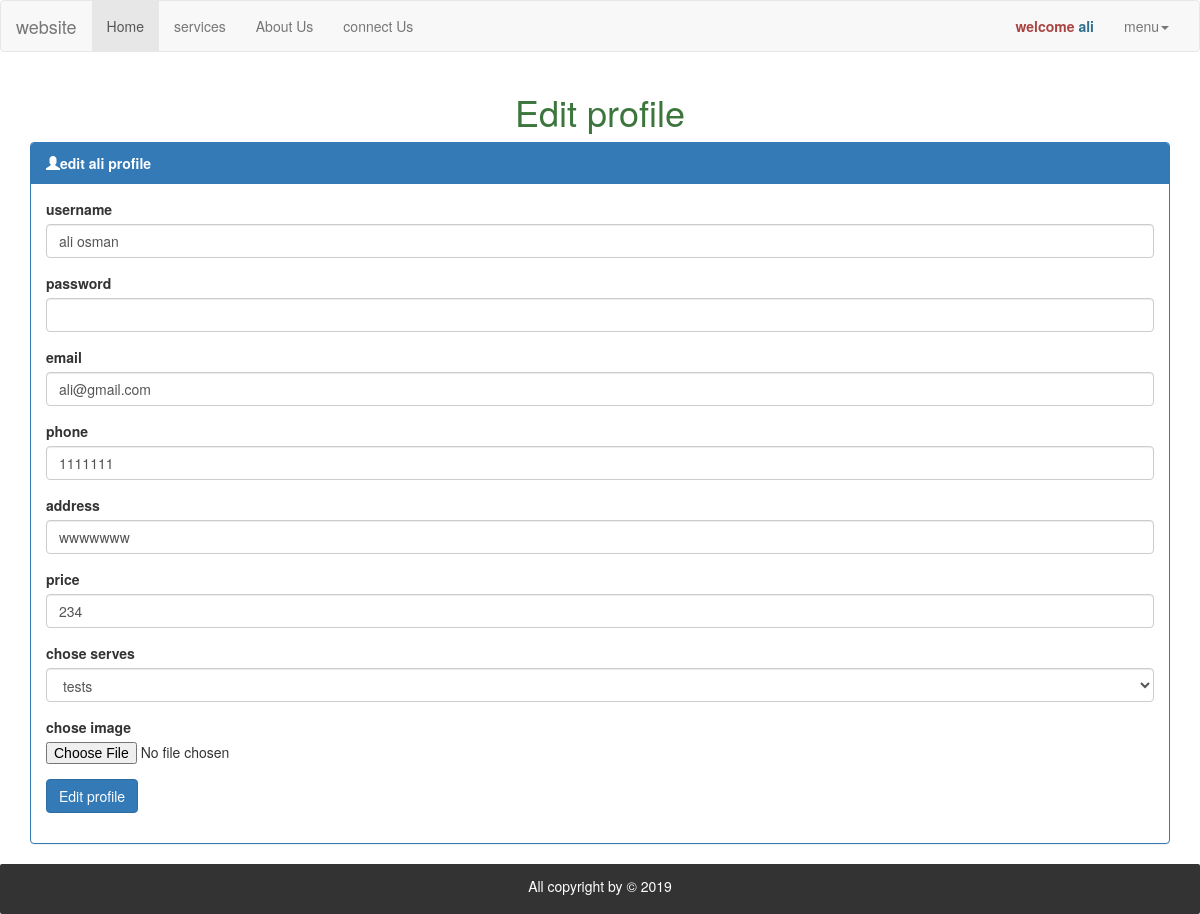
Page /edit_admin.php (signed in) on the committed database.
### tables this page shows
CREATE TABLE `members` (
  `me_id` int(11) NOT NULL,
  `name` varchar(250) NOT NULL,
  `emali` varchar(250) NOT NULL,
  `serv_id` int(11) NOT NULL,
  `phone` varchar(100) NOT NULL,
  `address` varchar(100) NOT NULL,
  `create_at` timestamp NOT NULL DEFAULT CURRENT_TIMESTAMP ON UPDATE CURRENT_TIMESTAMP,
  `password` varchar(100) NOT NULL,
  `price` double NOT NULL,
  `img` varchar(250) NOT NULL,
  `status` tinyint(4) NOT NULL DEFAULT '0',
  `groups` tinyint(4) NOT NULL DEFAULT '0',
  `nationality` varchar(250) NOT NULL,
  `Gender` varchar(100) NOT NULL,
  `full_name` varchar(250) NOT NULL
);

CREATE TABLE `serv` (
  `id` int(11) NOT NULL,
  `name_serves` varchar(250) NOT NULL,
  `descs` text NOT NULL,
  `create_at` timestamp NOT NULL DEFAULT CURRENT_TIMESTAMP ON UPDATE CURRENT_TIMESTAMP,
  `img` varchar(250) NOT NULL
);

### actions.php (called while the page is built, shortened)
<?php
function admin($user){
    global $con;
      $stmt=$con->prepare("SELECT name
       , groups FROM members where name=? and groups=1");
      $stmt->execute(array($user));
      $admin=$stmt->rowcount();
      return $admin;
  }

### edit_admin.php (the view, shortened to what this page needs)
<?php
include 'init.php';
$d=admin($_SESSION['user']);
if($d){
    $stmt=$con->prepare("SELECT members.*,serv.* from members
    JOIN serv ON
    members.serv_id=serv.id where members.me_id=?");
    $stmt->bindparam(1,$_SESSION['id']);
    $stmt->execute();
    $d=$stmt->fetch();
    ?>
     <div class="container">
     <h1 class='text-center text-success'>Edit profile</h1>
     <div class="panel panel-primary">
  <div class="panel-heading"> <strong><i class="glyphicon glyphicon-user"></i>edit <?php echo $_SESSION['user']?> profile</strong></div>
  <div class="panel-body">
   <form action="edit_admin.php" method="post">
       <div class="form-group">
       <label class="control-label">username</label>
       <input type="text" name="username"
         value="<?php echo $d['full_name'] ?>"
       required class="form-control">
     </div>
     <div class="form-group">
       <label class="control-label">password</label>
       <input type="password" name="pass" required class="form-control">
     </div>
     <div class="form-group">
       <label class="control-label">email</label>
       <input type="email"  name="email"
       value="<?php echo $d['emali'] ?>"
        required class="form-control">
     </div>
     <div class="form-group">
       <label class="control-label">phone</label>
       <input type="text" name="phone"
       value="<?php echo $d['phone'] ?>"
       required class="form-control">
     </div>
     <div class="form-group">
       <label class="control-label">address</label>
       <input type="text" name="address"
       value="<?php echo $d['address'] ?>"
       required class="form-control">
     </div>
     <div class="form-group">
       <label class="control-label">price</label>
       <input type="number" name="price" required
       value="<?php echo $d['price'] ?>"
       class="form-control">
     </div>
     <div class="form-group">
       <label class="control-label">chose serves</label>
        <select name="chose" class="form-control">
         <option  value="<?php echo $d['me_id'] ?>"><?php echo $d['name_serves'] ?></option>
        </select>
     </div>
     <div class="form-group">
       <label class="control-label">chose image</label>
         <input type="file" name="img" class="form-control-file">
     </div>
     <div class="form-group">
         <input type="submit" name="edit" class="btn btn-primary" value="Edit profile">
     </div>
   </form>
  </div>
</div>
     </div>
    <?php
}
include 'include/footer.php';
?>

### rows in the picture
members: username "ali osman", email "ali@gmail.com", phone "1111111", address "wwwwwww", price "234", chose "tests"

### other values in the picture
$_SESSION['user'] "ali"
